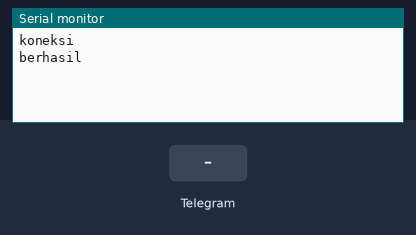
A sketch run on a simulated ESP8266 (NodeMCU). Parts: the last lines printed to the serial monitor. The test bench sets the inputs (shaded band). Uploads are accepted with an empty reply.

Above: at 2.7 s.
2.8 s: Telegram message "/start" received
At 3.6 s:
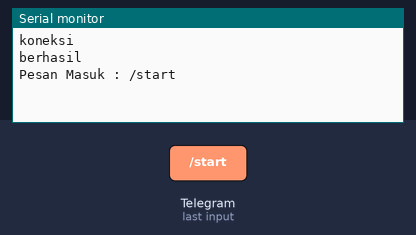
4.5 s: Telegram message "1" received
At 5.6 s:
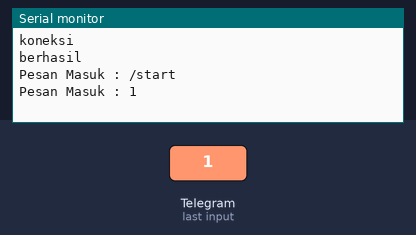

Measured:
- after the input at 2.8 s, the serial monitor: prints a new line after 0.20 s (image 1)
- after the input at 4.5 s, the serial monitor: prints a new line after 0.26 s (image 2)

The sketch:

nodemcu.ino
```cpp
#include <ESP8266HTTPClient.h>
#include <ESP8266WiFi.h>
#include "CTBot.h"
CTBot myBot ;


String ssid = "DS";
String pass = "120704Gradiass";
const char* host = "dicky20unisma.000webhostapp.com";
String token = "5739755409:AAFzJ_QfzKAsr5kna4FndOk8OUSdW_ZhyBo";
const int id = -898454510 ;


void setup() {
  Serial.begin(9600);
  Serial.println("koneksi");
  myBot.wifiConnect(ssid, pass);
  myBot.setTelegramToken(token);

if(myBot.testConnection())
   Serial.println("berhasil");
else
   Serial.println("gagal");
}
void loop() {
  String sensor = "";
  while(Serial.available()>0)
  {
    sensor += char(Serial.read());
  }
  sensor.trim();

  if(String (sensor) > "2000" ){
    String tmp = "Token Habis Silahkan Isi Ulang Token";
    tmp += String(sensor);
    myBot.sendMessage(id, tmp);
    Serial.println(sensor);


  }

  TBMessage msg ;
  if(myBot.getNewMessage(msg)){
    Serial.println("Pesan Masuk : " + msg.text);
  }

  String pesan = msg.text;
  if(pesan == "/start")
  {
    //int s = sensor;
    //String tmp = "FFT = ";
    //tmp += sensor;

    //myBot.sendMessage(id, tmp, "");
    //Serial.println(sensor);
  }

  WiFiClient client ;

  String Link ;
  HTTPClient http;
  Link = "http://dicky20unisma.000webhostapp.com/kirimdata.php?sensor=" + String (sensor);
  http.begin(client, Link);
  http.GET();
  http.end();
  delay(50);
}
```
